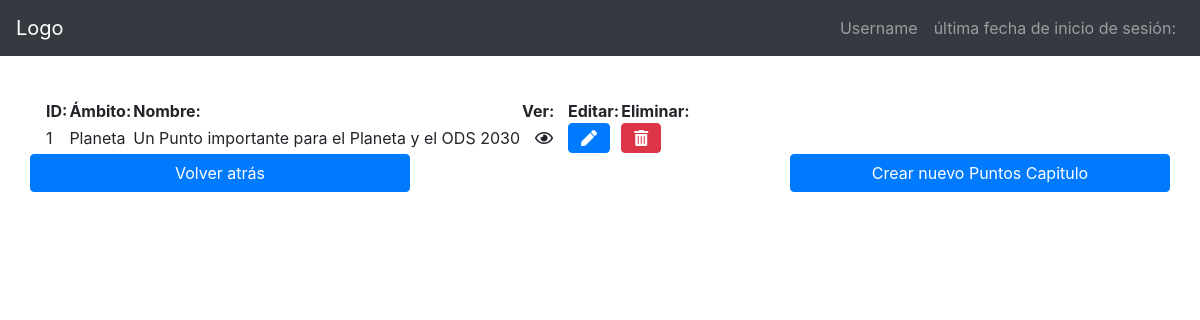
The app's page /index/puntoscap with its own data.
### ModelsMaster/models.py (models this page shows, shortened)
class PuntosCapitulo(models.Model):
    Id=models.AutoField(primary_key=True, db_column="CP_Id_Capitulo")
    IdMd=models.ForeignKey(to=Modelo, db_column="CP_Id_Modelo", on_delete=models.DO_NOTHING)
    IdAm=models.ForeignKey(to=Ambito, to_field='Id', db_column="CP_Id_Ambito", on_delete=models.DO_NOTHING)
    Nombre=models.CharField(max_length=256, db_column="CP_Nombre")
    Descripcion=models.CharField(max_length=256, null=True, blank=True, db_column="CP_Descripcion")
    Eliminado=models.BooleanField(default=False, db_column="CP_Eliminado")
    class Meta:
        db_table = "T_Puntos_Capitulo"

class Ambito(models.Model):
    Id=models.AutoField(primary_key=True,db_column="AM_Id_Ambito")
    Nombre=models.CharField(max_length=256, null=False, blank=False, db_column="AM_Nombre")
    Descripcion=models.CharField(max_length=256, null=True, blank=True, db_column="AM_Descripcion")
    Eliminado=models.BooleanField(default=False, db_column="AM_Eliminado")
    def __str__(self):
        return self.Nombre
    class Meta:
        db_table = "T_Ambitos"

### ModelsMaster/views.py (the view)
# urls.py: path('', views.index),
    def index(request):
       all=PuntosCapitulo.objects.filter(Eliminado=False)
       args = {
           "querys":all,
           "titulo":"puntoscap",
           "titulo_view":"Puntos Capitulo"
       }
       return render(request, 'PuntosCapitulo/index.html', args)

### ModelsMaster/templates/PuntosCapitulo/index.html (shortened to what this page needs)
{% load static %}
<html>
    <head>
        <link rel="stylesheet" href="https://maxcdn.bootstrapcdn.com/bootstrap/4.5.0/css/bootstrap.min.css">
        <link rel="stylesheet" href="https://cdn.datatables.net/1.10.21/css/jquery.dataTables.min.css">
        <link rel="stylesheet" href="https://use.fontawesome.com/releases/v5.7.0/css/all.css">
    </head>
    <body>
        {%include 'navbar.html'%}
        <div class="container">
            <br>
            <table id="myTable" class="display">
                <thead>
                    <tr>
                        <th> ID: </th>
                        <th> Ámbito:</th>
                        <th> Nombre:</th>
                        <th> Ver:</th>
                        <th> Editar:</th>
                        <th> Eliminar:</th>
                    </tr>
                </thead>
                <tbody>
                    {% if querys %}
                        {% for query in querys %}
                        <tr>
                            <td>{{query.Id}}</td>
                            <td>{{query.IdAm}}</td>
                            <td>{{query.Nombre}}</td>
                            <td><a class="btn btn-xs far fa-eye" href="/show/{{titulo}}/{{query.Id}}"></a></td>
                            <td><a class="btn btn-primary btn-xs fas fa-pen" href="/update/{{titulo}}/{{query.Id}}"></a></td>
                            <td><button id="trigger" type="button" class="btn btn-danger btn-xs fas fa-trash-alt" data-toggle="modal" data-target="#eliminar"></button></td>
                        </tr>
                        {% endfor %}
                    {% else %}
                        <h2>No se han encontrado ningún {{titulo_view}} creado</h2>
                    {% endif %}
                </tbody>
            </table>
            <div class="row justify-content-between">
                <a class="btn btn-primary col-sm-4" href="/">Volver atrás</a>
                <a class="btn btn-primary col-sm-4" href="/create/{{titulo}}">Crear nuevo {{titulo_view}}</a>
            </div>
        </div>
    </body>
</html>

### records on screen
PuntosCapitulo: Id "1", IdAm "Planeta", Nombre "Un Punto importante para el Planeta y el ODS 2030"

### other values on screen
{{ titulo_view }} "Puntos Capitulo"
